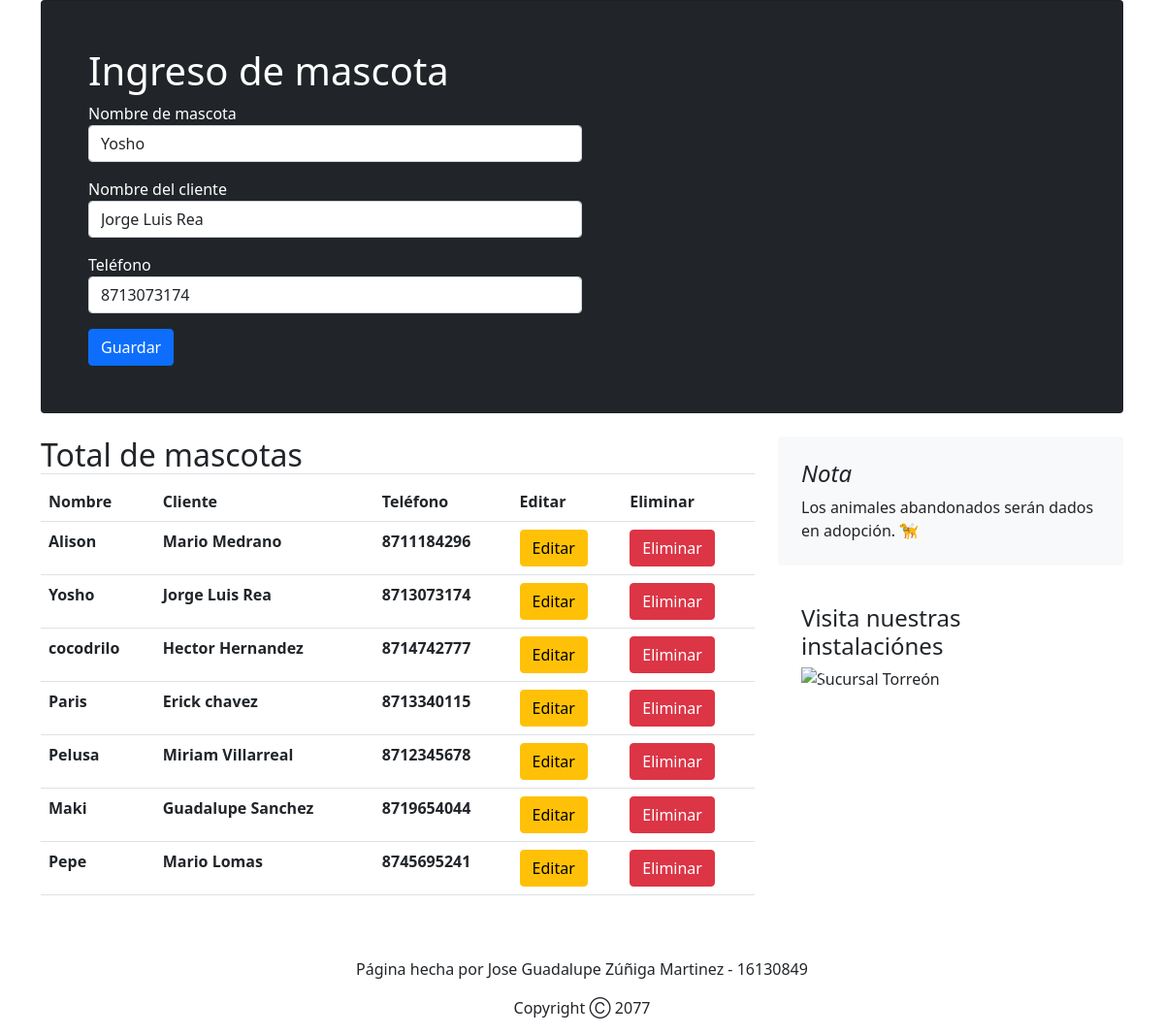
/editar/5, run on the app's committed database.
### pets/models.py (models this page shows)
class modeloMascota(models.Model):
    Nombre = models.CharField(max_length=100)
    NombreCliente = models.CharField(max_length=100)
    Telefono = models.CharField(max_length=100)

### pets/views.py (the view)
# urls.py: path('editar/<int:pk>',editar.as_view(), name='editar'),
class editar(UpdateView):
    model = modeloMascota
    template_name = 'padre.html'
    fields = '__all__'
    success_url = reverse_lazy('home')
    def get_context_data(self,**kwargs):
        context = super().get_context_data(**kwargs)
        listamascotas = modeloMascota.objects.all()
        context['lista'] = listamascotas
        return context

### templates/padre.html (shortened to what this page needs)
<!DOCTYPE html>
<html lang="en">
<head>
    <link href="https://cdn.jsdelivr.net/npm/bootstrap@5.0.0-beta1/dist/css/bootstrap.min.css" rel="stylesheet">
</head>
<body>
    <main class="container">
        <div class="p-4 p-md-5 mb-4 text-white rounded bg-dark card">
            <div class="col-md-6 px-0">
                <h1 class="">Ingreso de mascota </h1>
                <form action="" method="POST">
                    {{ form.as_p }}
                    <button class="btn btn-primary">Guardar</button>
                </form>
            </div>
        </div>
        <div class="row">
            <div class="col-md-8">
                <h2 class="blog-post-title border-bottom">Total de mascotas</h2>
                <table class="table">
                    <tr>
                      <th>Nombre</th>
                      <th>Cliente</th>
                      <th>Teléfono</th>
                      <th>Editar</th>
                      <th>Eliminar</th>
                    </tr>
                    {% for mascota in lista %}
                    <tr>
                        <th>{{mascota.Nombre}}</th>
                        <th>{{mascota.NombreCliente}}</th>
                        <th>{{mascota.Telefono}}</th>
                        <th>
                            <a href="{% url 'editar' mascota.pk %}" class="btn btn-warning">Editar</a>
                        </th>
                        <th>
                            <a href="{% url 'eliminar' mascota.pk %}" class="btn btn-danger">Eliminar</a>
                        </th>
                      </tr>
                    {% endfor %}
                  </table>
            </div>
            <div class="col-md-4">
                <div class="p-4 mb-3 bg-light rounded">
                    <h4 class="fst-italic">Nota</h4>
                    <p class="mb-0">Los animales abandonados serán dados en adopción. 🦮</p>
                </div>
                <div class="p-4">
                    <h4>Visita nuestras instalaciónes</h4>
                    <div id="carouselExampleControls" class="carousel slide" data-bs-ride="carousel">
                        <div class="carousel-inner">
                          <div class="carousel-item active">
                            <img src="https://www.mitiendademascotas.com/web/wp-content/uploads/2017/07/Apertura1-648x324.jpg" class="d-block w-100" alt="Sucursal Torreón">
                          </div>
                        </div>
                        <a class="carousel-control-prev" href="#carouselExampleControls" role="button" data-bs-slide="prev">
                          <span class="carousel-control-prev-icon" aria-hidden="true"></span>
                        </a>
                        <a class="carousel-control-next" href="#carouselExampleControls" role="button" data-bs-slide="next">
                          <span class="carousel-control-next-icon" aria-hidden="true"></span>
                        </a>
                      </div>
                </div>
            </div>
        </div>
        <br>
        <footer class="blog-footer text-center">
            <br>
            <p>Página hecha por Jose Guadalupe Zúñiga Martinez  - 16130849</p>
            <p>Copyright Ⓒ  2077</p>
        </footer>
    </main>
</body>
</html>

### data on the page
modeloMascota: Nombre "Yosho", NombreCliente "Jorge Luis Rea", Telefono "8713073174"
modeloMascota: Nombre "Alison", NombreCliente "Mario Medrano", Telefono "8711184296"
modeloMascota: Nombre "cocodrilo", NombreCliente "Hector Hernandez", Telefono "8714742777"
modeloMascota: Nombre "Paris", NombreCliente "Erick chavez", Telefono "8713340115"
modeloMascota: Nombre "Pelusa", NombreCliente "Miriam Villarreal", Telefono "8712345678"
modeloMascota: Nombre "Maki", NombreCliente "Guadalupe Sanchez", Telefono "8719654044"
modeloMascota: Nombre "Pepe", NombreCliente "Mario Lomas", Telefono "8745695241"
